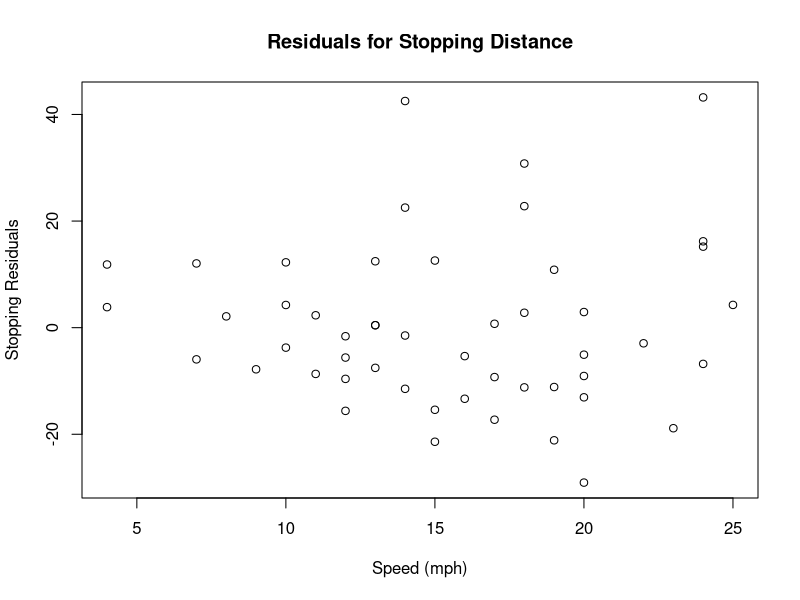
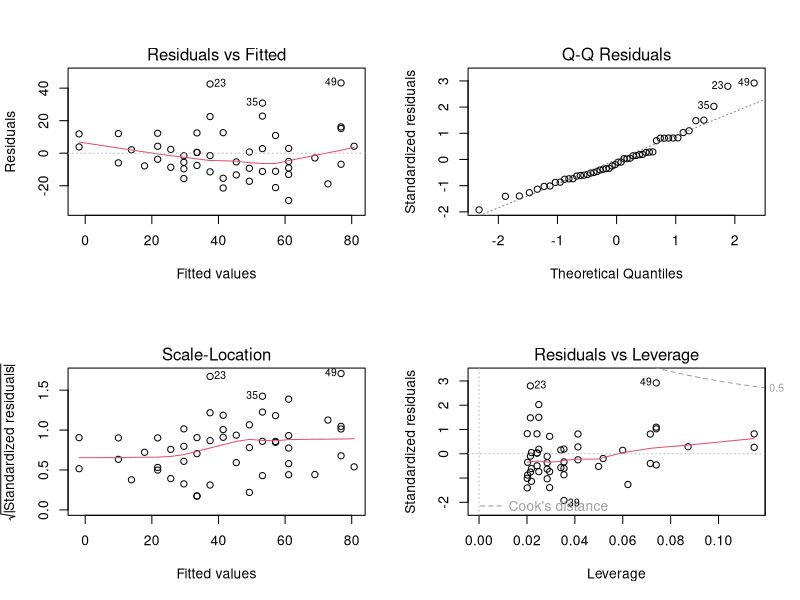
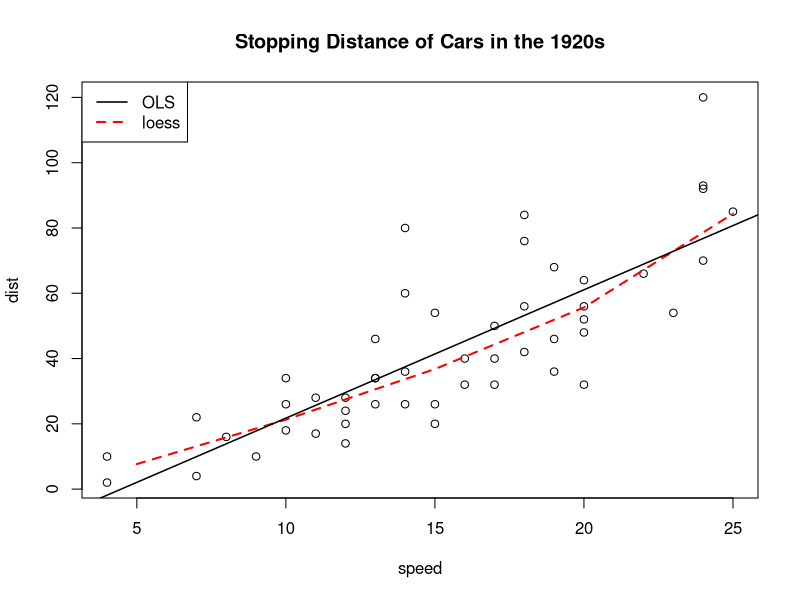
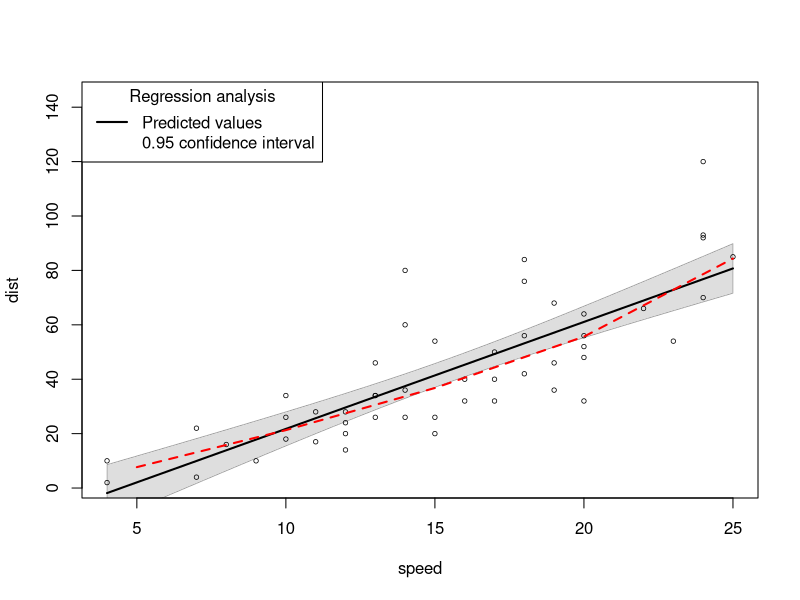
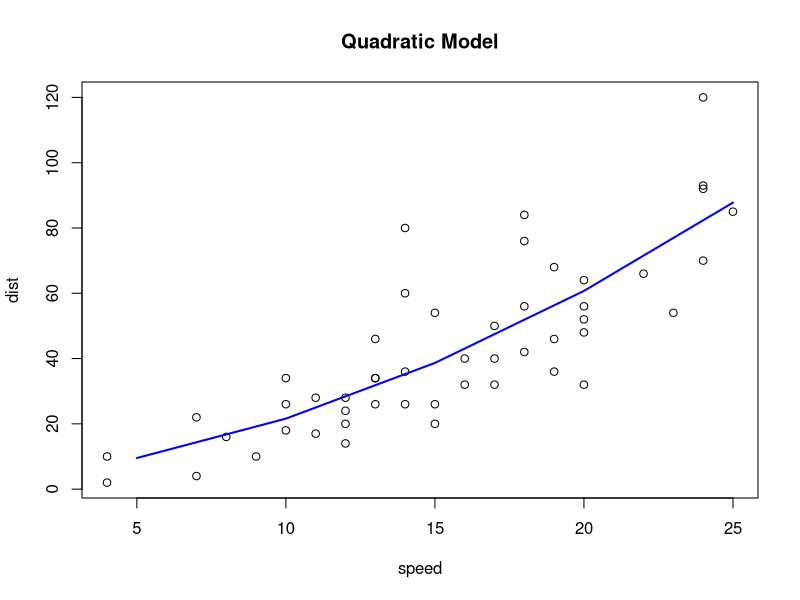
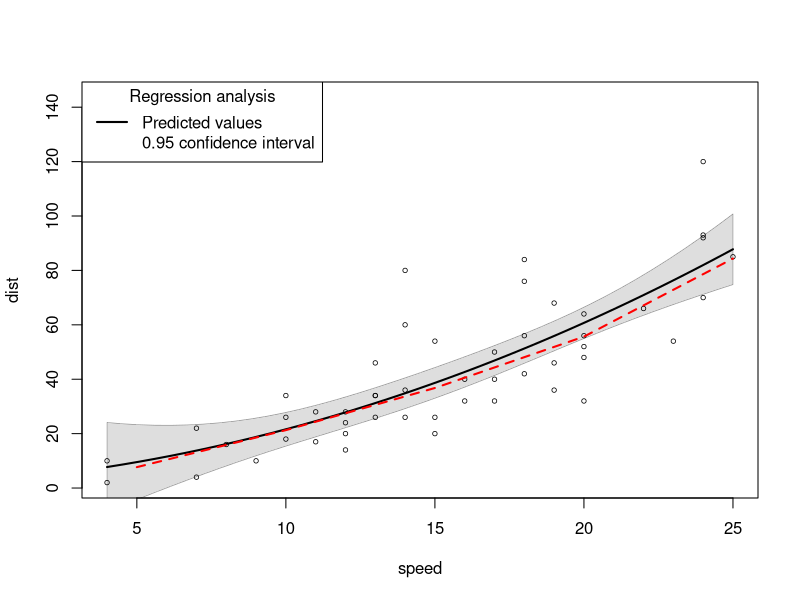
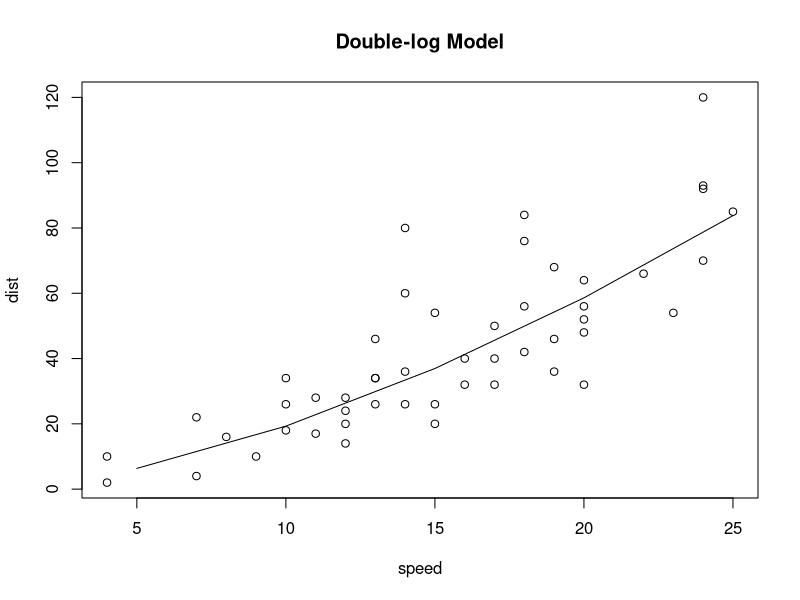
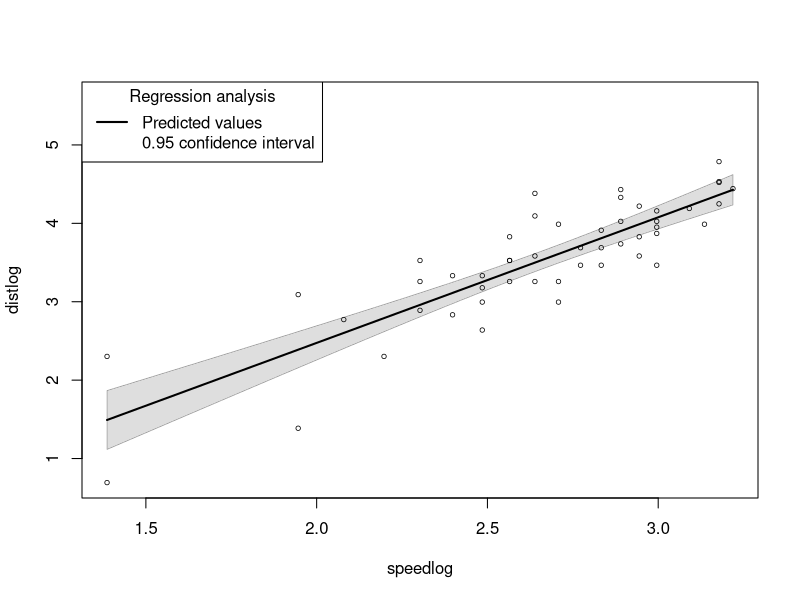

Source code (R) for these figures, in order:
#########################################################
### Psyc 650/790 and Pols 706                         ###
### Lab 7: Model Diagnostics and Nonlinear Regression ###
#########################################################


# Check WorkingExamples in R Files
# regression-quadratic-1.R

###### 7.1 Model Diagnostics ######
###### 7.1.1 Residual plot

library(rockchalk)

## That requires "car" package, Companion To Applied Regression. If
## (somehow magically) you don't have that yet
install.packages("car")
library(car)

## The dataset, named "cars", contains 50 observations of
## the speed and stopping distance (in a controlled setting)
## of a random selection of cars during the 1920s.
data(cars)
summary(cars)

## Our question is how does speed relate to stopping distance.
## We hypothesize that speed should increase stopping distance.
## We'll run this simple regression model to test our question:
mod1 <- lm(dist ~ speed, data = cars)
summary(mod1)
## The results tend to support our hypothesis, but let's make sure
## that we've met all of our assumptions for regression.

## First, let's plot the values of our independent variable against the residuals:
## We'll include the residuals as a variable in our dataset, just
## for convenience.
cars$res <- resid(mod1)
plot(res ~ speed, data = cars, xlab = "Speed (mph)", 
     ylab = "Stopping Residuals",
     main = "Residuals for Stopping Distance")
     
## It's may not seem obvious, but the variance of the error 
## (aka the residuals) increases as speed increases. 



###### 7.1.2 plot(model)
## We can look at all the diagnostic plots that Dr. Johnson 
## brought up in lecture:
par(mfrow = c(2, 2)) # show 2 columns and 2 rows of plots
plot(mod1)
## This gives us: 
## Residuals vs. fitted values, 
## Q-Q plot, 
## Scale-Location plot, 
## and Residuals vs. Leverage
## Please refer to Dr. Johnson's lecture for more information about these plots.
par(mfrow = c(1, 1)) # switch back to 1 plot at a time

	
## We might want to think about another model.

## First, let's look at the scatter plot.
plot(dist ~ speed, data = cars,
     main = "Stopping Distance of Cars in the 1920s")




###### 7.1.3 Loess Line
## Since the simplest solution left something to be desired,
## let's check out the loess line.
## Loess stands for Locally Weighted Error Sum of Squares regression.
## Yi-hat = g(Xi) where g() is some complicated fitting function
## "Weighted" means that not all points contribute equally.
## We put more weight on the observations near each Xi when 
## calculating each Yi-hat.

## First, we get the necessary values for the loess line:
loessModel <- loess(dist ~ speed, data = cars, 
             span = 2/3, degree = 1, family = "symmetric")
## "span" controls the degree of smoothing
## "degree" specifies the degree of the polynomial to be used
   ## to estimate each regression (here, we just want them to be linear).
## "family" specifies whether we want OLS ("Gaussian") or 
## an iterative M-estimation ("symmetric")

## We need to get the predicted values for the loess regression:
loessValues <- data.frame(speed = seq(5, 25, 5)) # New X with same range as original X. 
					##From summary(cars$speed), we know speed ranges from 4 to 25.
loessValues$pred <- predict(loessModel, newdata = loessValues) # Compute new Y-hat based on the loess model.
## Finally, we put it all together on our plot.

lines(pred ~ speed, data = loessValues, lty = 2, lwd = 2, col = "red")

## Let's add the regression line to see how it compares to the 
## the loess line.
abline(mod1, col = "black", lwd = 1.5, lty = 1)
legend("topleft", legend = c("OLS","loess"), 
        col = c("black", "red"), lty = c(1,2), lwd = c(1.5,2))

## The loess line and the OLS line look similar,
## but the loess line definitely appears to have a curvilinear trend.
## This gives us evidence to investigate a nonlinear model.
## (You should still have a theoretical explanation if possible.)


## rockchalk function here:
ps1 <- plotSlopes(mod1, plotx = "speed", interval = "conf")
lines(pred ~ speed, data = loessValues, lty = 2, lwd = 2, col = "red")
ps1


###### 7.2 Polynomial Models ######
## Since our linear model did not capture the relations, let's try some
   ## nonlinear models.
## First up is the quadratic model, which includes a squared term.
## To include a squared term in the model itself, we have to use
   ## the "identity" protection function using the I() syntax.
mod2 <- lm(dist ~ speed + I(speed^2), data = cars) 
summary(mod2) 
## An identical alternative is to create a squared term outside of the model:
# cars$speed2 <- cars$speed^2
# mod2 <- lm(dist ~ speed + speed2, data=cars) 
# summary(mod2)

## Plot the quadratic line
plot(dist ~ speed, data = cars, main = "Quadratic Model")

sqrValues <- data.frame(speed = seq(5, 25, 5))  # New X
ply.pt <- predict(mod2, newdata = sqrValues) # New Y-hat
lines(sqrValues$speed, ply.pt, col = "blue", lwd = 2)

#### Interpretation of the coefficients in a quadratic model:
#### yhat = b0 + b1*x + b2*x^2
#### b0: the predicted y at x = 0.
#### b1(first order coefficient): the slope of the tangent line at x = 0.
#### b2 (second order coefficient) : the change rate in instantaneous slope across x. 
		### If there is an increase in slope over time, b2 is positive.
		### If there is an decrease in slope over time, then ?b2 is negative.
		
## NOTE! We always have to put in all of the lower-order coefficients,
   ## if we include higher-order coefficients. That means, if we have a quartic
   ## model, we have to include the original coefficient, the squared coefficient,
   ## and the cubic coefficient, in addition to the quartic coefficient.
   
## Look at the example "regression-quadratic" on Dr. Johnson's webpage.
## http://pj.freefaculty.org/R/WorkingExamples/regression-quadratic-1.R

## rockchalk warning:
ps2 <- plotCurves(mod2, plotx = "speed", interval = "conf")
lines(pred ~ speed, data = loessValues, lty = 2, lwd = 2, col = "red")
ps2

  
###### 7.3 Exponential Models ###### 
## We can also specify an exponential relationship between our 
## variables. To do that, we take the natural log of the variable 
## with the exponential term, or, we can do it for both.
cars$distlog <- log(cars$dist) 
cars$speedlog <- log(cars$speed) 
mod3 <- lm(distlog ~ speedlog, data = cars)
summary(mod3)
## A one unit increase in the natural log of speed is associated with a 1.60
   ## unit increase in the natural log of stopping distance.

## It is useful to plot this relationship to see the nonlinear relationship.
plot(dist ~ speed, data = cars, main = "Double-log Model") 

logValues <- data.frame(speed = seq(5, 25, 5)) # New Xs we want to predict
logValues$speedlog <- log(logValues$speed)    
logValues$predDbl <- predict(mod3, newdata = logValues) # Predicted Y values
lines(logValues$speed, exp(logValues$predDbl)) #Here, we back-transform the data and results.


plotCurves(mod3, plotx = "speedlog", interval = "conf")

plot(mod3)

mod3.2 <- lm(distlog ~ speedlog, data = cars[-1, ])
plot(mod3.2)

#### Interpretation of the coefficients in a double-log model:
#### yhat = b0*(x)^b1
#### ln(yhat) = ln(b0) + b1*ln(x)

#### b0: the predicted y at x = 1.
#### b1: for one unit increase in ln(x), there is a b1 unit change in ln(y).
	### Or,  the "elasticity", the percentage change in yhat due to a percentage change
	### in x (some calculus required to see that).

## If we just transform the dependent variable:
mod4 <- lm(distlog ~ speed, data = cars)
summary(mod4) 

## If we just transform the independent variable (log-on-right model): 
mod5 <- lm(dist ~ speedlog, data = cars)
summary(mod5)


## Remember, theory precedes modeling. Although we can use diagnostics and exploration
## to inform theory, they should never be used to replace theory.

## Look at the example "regression-doublelog" on Dr. Johnson's webpage.
## http://pj.freefaculty.org/R/WorkingExamples/regression-doublelog.R

ps5 <- rockchalk::plotCurves(mod5, plotx = "speedlog", interval = "conf")



plot(dist ~ speed, data = cars, xlab = "Speed (mph)", 
     ylab = "Stopping Distance",
     main = "")

ps5$newdata$speed <- exp(ps5$newdata$speedlog)

lines(fit ~ speed, data = ps5$newdata)
legend("topleft", legend = c("Predicted from log(speed)"), lty = 1, col =1)

## Add quadratic prediction from ps2

lines(fit ~ speed, data = ps2$newdata, col = "red", lty = 2)



## Digression. Decide between mod2 and mod5
summary(mod2)
summary(mod5)

## Smaller AIC is better, it leads to same conclusion
AIC(mod2)
AIC(mod5)

## Are you desperate for a star? Here:
m2mc <- meanCenter(mod2, terms = "speed")
summary(m2mc)


drop1(m2mc, test = "F")



## 
## > sessionInfo()
## R version 3.1.0 beta (2014-03-28 r65330)
## Platform: x86_64-pc-linux-gnu (64-bit)

## locale:
##  [1] LC_CTYPE=en_US.UTF-8       LC_NUMERIC=C              
##  [3] LC_TIME=en_US.UTF-8        LC_COLLATE=en_US.UTF-8    
##  [5] LC_MONETARY=en_US.UTF-8    LC_MESSAGES=en_US.UTF-8   
##  [7] LC_PAPER=en_US.UTF-8       LC_NAME=C                 
##  [9] LC_ADDRESS=C               LC_TELEPHONE=C            
## [11] LC_MEASUREMENT=en_US.UTF-8 LC_IDENTIFICATION=C       

## attached base packages:
## [1] stats     graphics  grDevices utils     datasets  methods   base     

## other attached packages:
## [1] rockchalk_1.8.0 MASS_7.3-31     car_2.0-19     

## loaded via a namespace (and not attached):
## [1] compiler_3.1.0 nnet_7.3-8     tcltk_3.1.0    tools_3.1.0   
